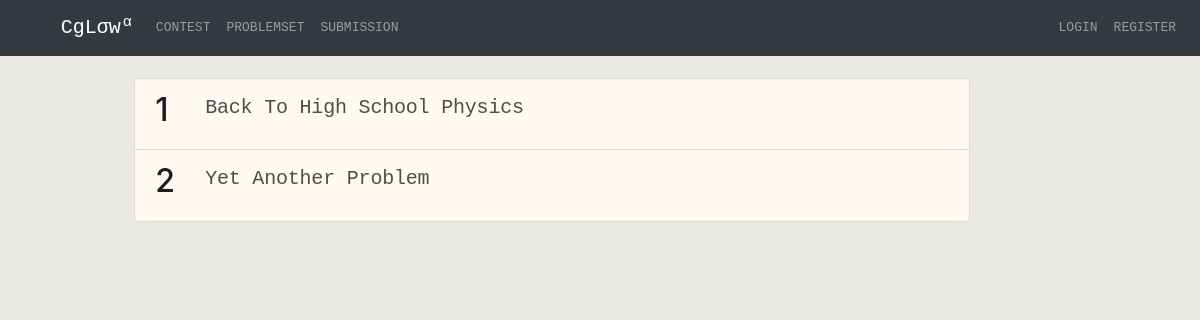
The app's page /problemset/, older data.
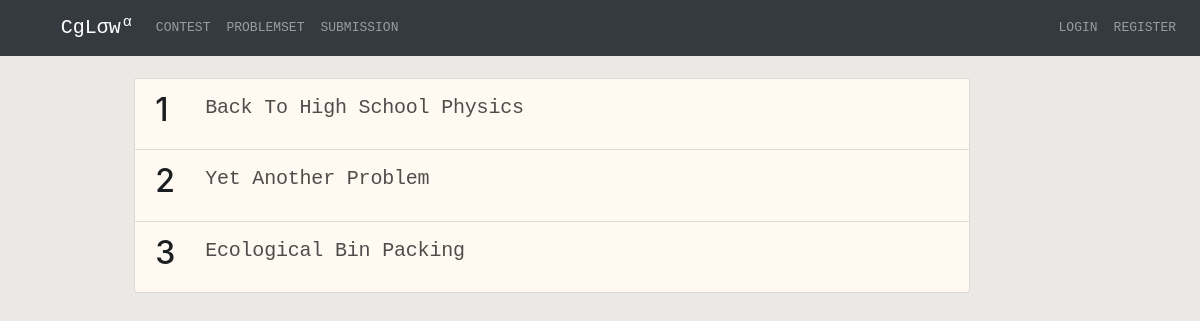
The same page, newer data.
### offlineProblemSolve/models.py (models this page shows, shortened)
class problemset(models.Model):
	problem_name = models.CharField(max_length=500)
	problem_file = models.FileField(upload_to='offlineProblemData/problemset', blank=True)
	problem_time_limit = models.FloatField(default=2.0)
	problem_input = models.FileField(upload_to='offlineProblemData/problemset_input', blank=True)
	problem_output = models.FileField(upload_to='offlineProblemData/problemset_output', blank=True)
	total_solve = models.IntegerField(default=0)
	total_submit = models.IntegerField(default=0)
	special_judge = models.BooleanField(default=False)

### offlineProblemSolve/views.py (the view)
def problem_list(request):
	context = {}
	if request.user.is_authenticated:
		context['username'] = request.user.username
	l = problemset.objects.all()
	context['problemset'] = l
	return render(request, 'offlineProblemSolve/problem_list.html', context)

### offlineProblemSolve/templates/offlineProblemSolve/problem_list.html
{% extends 'home/header.html' %}
{% block content %}
	<div style="height: 2px;"></div>
	<div class="container">
		<div class="row">
			<div class="col-md-1"></div>
			<div class="col-md-9">
				<div class="list-group">
					{% for problemset in problemset %}
						<a href="{% url 'show_problem' pk=problemset.id %}" class="list-group-item list-group-item-action list-group-item-contestlist">
			              <div class="contest-problem-number">
			                <h2>{{problemset.id}}</h2>
			              </div>
			              <div style="width: 90%; float: left;">
			                <h4 class="contest-problem-title">{{problemset.problem_name}}</h4>
			              </div>
			            </a>
					{% endfor %}
				</div>
			</div>
		</div>
	</div>
{% endblock %}

Row changes from the older to the newer data that the page shows:
added problemset: id "3", problem_name "Ecological Bin Packing"
